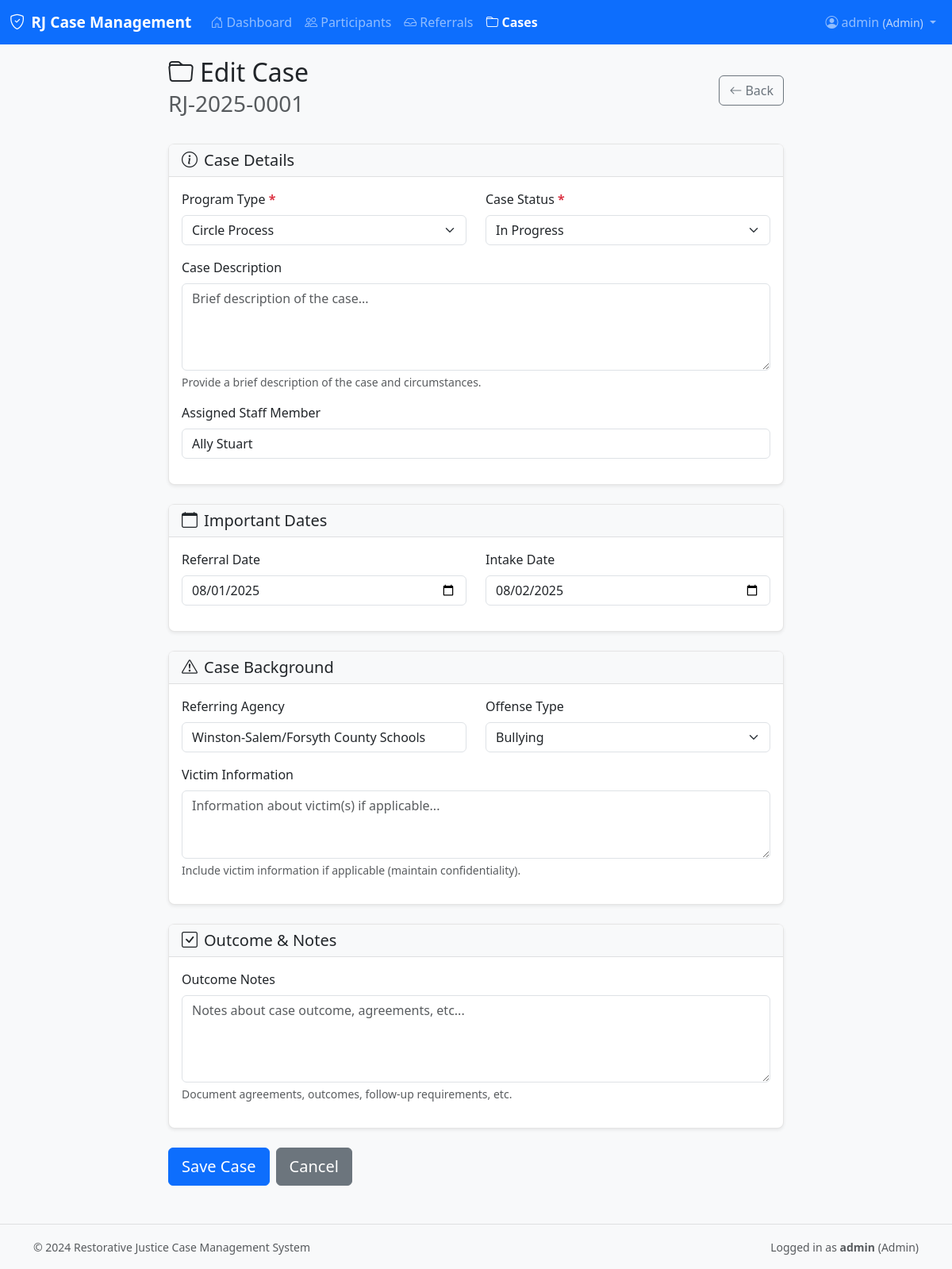
The app's page /case/1/edit (signed in) with its own data.
### models.py (models this page shows, shortened)
class User(UserMixin, db.Model):
    __tablename__ = 'users'
    id = db.Column(db.Integer, primary_key=True)
    username = db.Column(db.String(80), unique=True, nullable=False)
    email = db.Column(db.String(120), unique=True, nullable=False)
    password_hash = db.Column(db.String(255), nullable=False)
    role = db.Column(db.String(20), default='volunteer')  # volunteer, coordinator, admin
    created_at = db.Column(db.DateTime, default=datetime.utcnow)
    is_active = db.Column(db.Boolean, default=True)
    processed_referrals = db.relationship('Referral', backref='processor', lazy=True, foreign_keys='Referral.processed_by')
    @property
    def role_display(self):
        return self.role.title()

class Case(db.Model):
    __tablename__ = 'cases'
    id = db.Column(db.Integer, primary_key=True)
    participant_id = db.Column(db.Integer, db.ForeignKey('participants.id'), nullable=False)
    case_number = db.Column(db.String(50), unique=True, nullable=False)
    program_type = db.Column(db.String(100))
    status = db.Column(db.String(20), default='in-progress')  # completed, in-progress, waitlisted, paused, referred-out, no-show
    description = db.Column(db.Text)
    assigned_staff = db.Column(db.String(100))
    referral_date = db.Column(db.Date)
    intake_date = db.Column(db.Date)
    completion_date = db.Column(db.Date)
    referring_agency = db.Column(db.String(100))
    offense_type = db.Column(db.String(100))
    victim_info = db.Column(db.Text)
    outcome_notes = db.Column(db.Text)
    created_at = db.Column(db.DateTime, default=datetime.utcnow)
    updated_at = db.Column(db.DateTime, default=datetime.utcnow, onupdate=datetime.utcnow)

### app.py (the view)
@app.route('/case/<int:id>/edit', methods=['GET', 'POST'])
@login_required
@require_permission('coordinator')
def edit_case(id):
    case = Case.query.get_or_404(id)
    form = CaseForm(obj=case)
    if form.validate_on_submit():
        form.populate_obj(case)
        case.updated_at = datetime.utcnow()
        db.session.commit()
        flash('Case updated successfully!', 'success')
        return redirect(url_for('participant_detail', id=case.participant_id))
    return render_template('case_form.html', form=form, title='Edit Case', case=case)

### app.py (called while the page is built)
@login_manager.user_loader
def load_user(user_id):
    return User.query.get(int(user_id))

def require_permission(permission_level):
    def decorator(f):
        @wraps(f)
        def decorated_function(*args, **kwargs):
            if not current_user.is_authenticated:
                return login_manager.unauthorized()
            permission_hierarchy = {
                'volunteer': 1,
                'coordinator': 2,
                'admin': 3
            }
            user_level = permission_hierarchy.get(current_user.role, 0)
            required_level = permission_hierarchy.get(permission_level, 999)
            if user_level < required_level:
                flash('You do not have permission to access this page.', 'danger')
                return redirect(url_for('dashboard'))
            return f(*args, **kwargs)
        return decorated_function
    return decorator

### templates/case_form.html (shortened to what this page needs)
{% extends "base.html" %}
{% block content %}
<div class="row">
    <div class="col-md-8 mx-auto">
        <div class="d-flex justify-content-between align-items-center mb-4">
            <h2>
                <i class="bi bi-folder me-2"></i>{{ title }}
                {% if participant %}
                    <br><small class="text-muted">for {{ participant.full_name }}</small>
                {% elif case %}
                    <br><small class="text-muted">{{ case.case_number }}</small>
                {% endif %}
            </h2>
            <a href="{% if case %}{{ url_for('participant_detail', id=case.participant_id) }}{% elif participant %}{{ url_for('participant_detail', id=participant.id) }}{% else %}{{ url_for('cases') }}{% endif %}"
               class="btn btn-outline-secondary">
                <i class="bi bi-arrow-left me-1"></i>Back
            </a>
        </div>
        <form method="POST">
            <div class="card">
                <div class="card-header">
                    <h5 class="mb-0"><i class="bi bi-info-circle me-2"></i>Case Details</h5>
                </div>
                <div class="card-body">
                    <div class="row">
                        <div class="col-md-6 mb-3">
                            {{ form.program_type.label(class="form-label required") }}
                            {{ form.program_type(class="form-select" + (" is-invalid" if form.program_type.errors else "")) }}
                        </div>
                        <div class="col-md-6 mb-3">
                            {{ form.status.label(class="form-label required") }}
                            {{ form.status(class="form-select" + (" is-invalid" if form.status.errors else "")) }}
                        </div>
                    </div>
                    <div class="mb-3">
                        {{ form.description.label(class="form-label") }}
                        {{ form.description(class="form-control" + (" is-invalid" if form.description.errors else "")) }}
                        <div class="form-text">Provide a brief description of the case and circumstances.</div>
                    </div>
                    <div class="mb-3">
                        {{ form.assigned_staff.label(class="form-label") }}
                        {{ form.assigned_staff(class="form-control" + (" is-invalid" if form.assigned_staff.errors else "")) }}
                    </div>
                </div>
            </div>
            <div class="card mt-4">
                <div class="card-header">
                    <h5 class="mb-0"><i class="bi bi-calendar me-2"></i>Important Dates</h5>
                </div>
                <div class="card-body">
                    <div class="row">
                        <div class="col-md-6 mb-3">
                            {{ form.referral_date.label(class="form-label") }}
                            {{ form.referral_date(class="form-control" + (" is-invalid" if form.referral_date.errors else "")) }}
                        </div>
                        <div class="col-md-6 mb-3">
                            {{ form.intake_date.label(class="form-label") }}
                            {{ form.intake_date(class="form-control" + (" is-invalid" if form.intake_date.errors else "")) }}
                        </div>
                    </div>
                </div>
            </div>
            <div class="card mt-4">
                <div class="card-header">
                    <h5 class="mb-0"><i class="bi bi-exclamation-triangle me-2"></i>Case Background</h5>
                </div>
                <div class="card-body">
                    <div class="row">
                        <div class="col-md-6 mb-3">
                            {{ form.referring_agency.label(class="form-label") }}
                            {{ form.referring_agency(class="form-control" + (" is-invalid" if form.referring_agency.errors else "")) }}
                        </div>
                        <div class="col-md-6 mb-3">
                            {{ form.offense_type.label(class="form-label") }}
                            {{ form.offense_type(class="form-select" + (" is-invalid" if form.offense_type.errors else "")) }}
                        </div>
                    </div>
                    <div class="mb-3">
                        {{ form.victim_info.label(class="form-label") }}
                        {{ form.victim_info(class="form-control" + (" is-invalid" if form.victim_info.errors else "")) }}
                        <div class="form-text">Include victim information if applicable (maintain confidentiality).</div>
                    </div>
                </div>
            </div>
            <div class="card mt-4">
                <div class="card-header">
                    <h5 class="mb-0"><i class="bi bi-check-square me-2"></i>Outcome & Notes</h5>
                </div>
                <div class="card-body">
                    <div class="mb-3">
                        {{ form.outcome_notes.label(class="form-label") }}
                        {{ form.outcome_notes(class="form-control" + (" is-invalid" if form.outcome_notes.errors else "")) }}
                        <div class="form-text">Document agreements, outcomes, follow-up requirements, etc.</div>
                    </div>
                </div>
            </div>
            <div class="mt-4 d-flex gap-2">
                {{ form.submit(class="btn btn-primary btn-lg") }}
                <a href="{% if case %}{{ url_for('participant_detail', id=case.participant_id) }}{% elif participant %}{{ url_for('participant_detail', id=participant.id) }}{% else %}{{ url_for('cases') }}{% endif %}"
                   class="btn btn-secondary btn-lg">Cancel</a>
            </div>
        </form>
    </div>
</div>
{% endblock %}

### templates/base.html (shortened to what this page needs)
<!DOCTYPE html>
<html lang="en">
<head>
    <link href="https://cdnjs.cloudflare.com/ajax/libs/bootstrap/5.3.0/css/bootstrap.min.css" rel="stylesheet">
    <link href="https://cdnjs.cloudflare.com/ajax/libs/bootstrap-icons/1.10.0/font/bootstrap-icons.min.css" rel="stylesheet">
    <link href="{{ url_for('static', filename='css/style.css') }}" rel="stylesheet">
</head>
<body>
    <nav class="navbar navbar-expand-lg navbar-dark bg-primary">
        <div class="container-fluid">
            <a class="navbar-brand" href="{{ url_for('dashboard') }}">
                <i class="bi bi-shield-check me-2"></i>RJ Case Management
            </a>
            {% if current_user.is_authenticated %}
            <div class="collapse navbar-collapse" id="navbarNav">
                <ul class="navbar-nav me-auto">
                    <li class="nav-item">
                        <a class="nav-link {{ 'active' if request.endpoint == 'dashboard' }}"
                           href="{{ url_for('dashboard') }}">
                            <i class="bi bi-house-door me-1"></i>Dashboard
                        </a>
                    </li>
                    <li class="nav-item">
                        <a class="nav-link {{ 'active' if request.endpoint in ['participants', 'new_participant', 'participant_detail', 'edit_participant'] }}"
                           href="{{ url_for('participants') }}">
                            <i class="bi bi-people me-1"></i>Participants
                        </a>
                    </li>
                    {% if current_user.role in ['coordinator', 'admin'] %}
                    <li class="nav-item">
                        <a class="nav-link {{ 'active' if request.endpoint in ['referrals', 'referral_detail'] }}"
                           href="{{ url_for('referrals') }}">
                            <i class="bi bi-inbox me-1"></i>Referrals
                        </a>
                    </li>
                    {% endif %}
                    <li class="nav-item">
                        <a class="nav-link {{ 'active' if request.endpoint in ['cases', 'new_case', 'edit_case'] }}"
                           href="{{ url_for('cases') }}">
                            <i class="bi bi-folder me-1"></i>Cases
                        </a>
                    </li>
                </ul>
                <ul class="navbar-nav">
                    <li class="nav-item dropdown">
                        <a class="nav-link dropdown-toggle" href="#" role="button" data-bs-toggle="dropdown">
                            <i class="bi bi-person-circle me-1"></i>{{ current_user.username }}
                            <small class="text-light opacity-75">({{ current_user.role_display }})</small>
                        </a>
                    </li>
                </ul>
            </div>
            {% endif %}
        </div>
    </nav>
    <main class="container-fluid">
        {% block content %}{% endblock %}
    </main>
    <footer class="bg-light text-center text-muted py-3 mt-5">
        <div class="container">
            <div class="row">
                <div class="col-md-6 text-start">
                    <small>&copy; 2024 Restorative Justice Case Management System</small>
                </div>
                <div class="col-md-6 text-end">
                    <small>
                        {% if current_user.is_authenticated %}
                        Logged in as <strong>{{ current_user.username }}</strong> ({{ current_user.role_display }})
                        {% endif %}
                    </small>
                </div>
            </div>
        </div>
    </footer>
</body>
</html>

### static/css/style.css (style rules this page uses)
body { background-color: #f8f9fa; font-family: 'Segoe UI', Tahoma, Geneva, Verdana, sans-serif; }
.navbar-brand { font-weight: 600; font-size: 1.2rem; }
.card { box-shadow: 0 0.125rem 0.25rem rgba(0, 0, 0, 0.075); border: 1px solid rgba(0, 0, 0, 0.1); border-radius: 0.5rem; margin-bottom: 1rem; }
.card-header { background-color: #f8f9fa; border-bottom: 1px solid rgba(0, 0, 0, 0.1); font-weight: 600; }
.form-label.required::after { content: " *"; color: #dc3545; font-weight: bold; }
.btn { border-radius: 0.375rem; font-weight: 500; }
.nav-link.active { font-weight: 600; }
footer { border-top: 1px solid rgba(0, 0, 0, 0.1); margin-top: auto; }

### templates/case_form.html (style rules this page uses)
.form-label.required::after { content: " *"; color: #dc3545; }

### records on screen
User: username "admin", role_display "Admin"
Case: case_number "RJ-2025-0001", program_type "Circle Process", status "In Progress", assigned_staff "Ally Stuart", referral_date "08/01/2025", intake_date "08/02/2025", referring_agency "Winston-Salem/Forsyth County Schools", offense_type "Bullying"

### other values on screen
{{ title }} "Edit Case"
